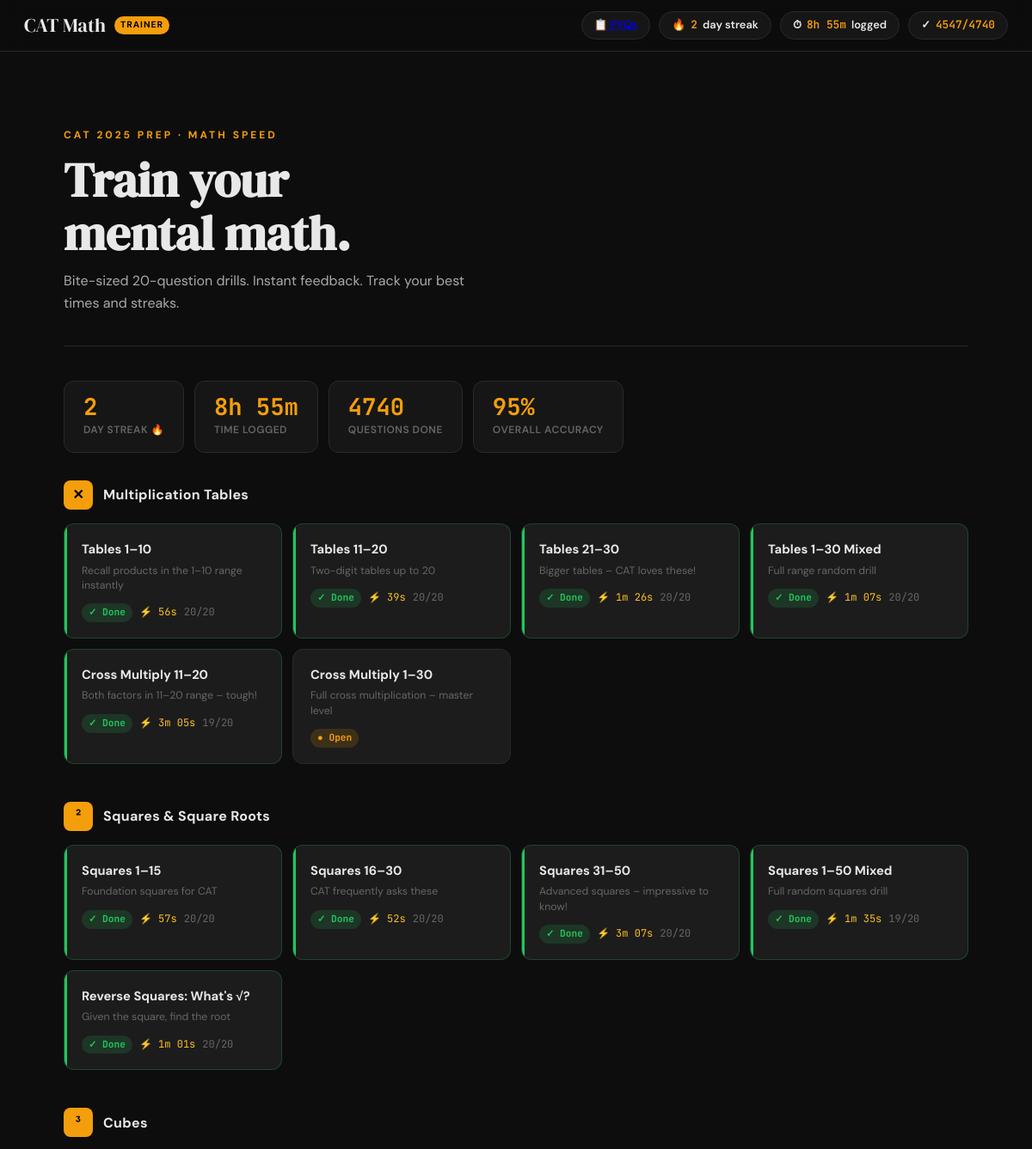
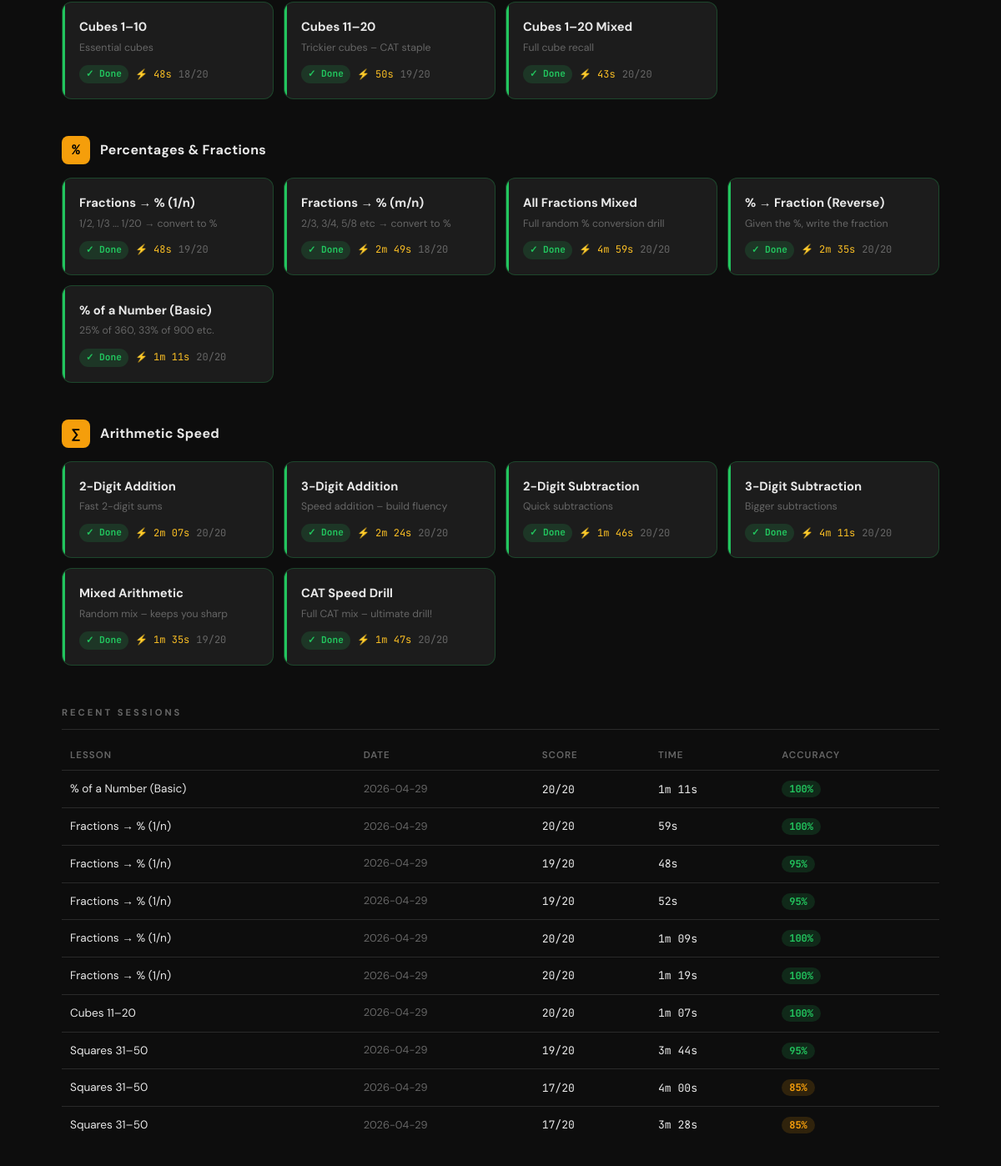
The page / on the database its author committed (2 pictures, top to bottom).
### tables this page shows
CREATE TABLE user_stats (
        id INTEGER PRIMARY KEY,
        streak INTEGER DEFAULT 0,
        last_practice TEXT,
        total_session_seconds INTEGER DEFAULT 0,
        total_questions_answered INTEGER DEFAULT 0,
        total_correct INTEGER DEFAULT 0
    );

CREATE TABLE best_times (
        lesson_id TEXT PRIMARY KEY,
        best_time_seconds INTEGER,
        best_score INTEGER,
        achieved_on TEXT
    );

CREATE TABLE history (
        id INTEGER PRIMARY KEY AUTOINCREMENT,
        lesson_id TEXT,
        lesson_name TEXT,
        date TEXT,
        score INTEGER,
        total INTEGER,
        time_seconds INTEGER,
        accuracy INTEGER
    );

### app.py (the view)
@app.route("/")
def home():
    data = get_stats()
    stats = data["stats"]
    best_times = data["best_times"]
    history = data["history"]
    completed = get_completed(best_times)
    categories = {}
    for cat in CATEGORY_ORDER:
        cat_lessons = [l for l in LESSONS if l["category"] == cat]
        for lesson in cat_lessons:
            lid = lesson["id"]
            lesson["unlocked"] = is_unlocked(lid, completed)
            lesson["best"] = best_times.get(lid)
            lesson["done"] = lid in completed
        categories[cat] = {
            "label": CATEGORY_LABELS[cat],
            "icon": CATEGORY_ICONS[cat],
            "lessons": cat_lessons
        }
    return render_template("home.html",
        stats=stats, categories=categories,
        history=history[:10], fmt_time=fmt_time, fmt_hms=fmt_hms)

### app.py (called while the page is built)
@app.before_request
def setup():
    init_db()

def get_completed(best_times):
    return {lid for lid, bt in best_times.items() if bt.get("best_score", 0) >= 15}

### db.py (called while the page is built)
def conn():
    c = sqlite3.connect(DB)
    c.row_factory = sqlite3.Row
    return c

def get_stats():
    c = conn()
    cur = c.cursor()
    cur.execute("SELECT * FROM user_stats WHERE id=1")
    stats = dict(cur.fetchone())
    cur.execute("SELECT * FROM best_times")
    best_times = {r["lesson_id"]: dict(r) for r in cur.fetchall()}
    cur.execute("SELECT * FROM history ORDER BY id DESC LIMIT 20")
    history = [dict(r) for r in cur.fetchall()]
    c.close()
    return {"stats": stats, "best_times": best_times, "history": history}

def fmt_time(s):
    if s is None:
        return "—"
    m, sec = divmod(int(s), 60)
    return f"{m}m {sec:02d}s" if m else f"{sec}s"

def fmt_hms(s):
    s = int(s or 0)
    h, rem = divmod(s, 3600)
    m, sec = divmod(rem, 60)
    if h:
        return f"{h}h {m}m"
    elif m:
        return f"{m}m {sec}s"
    return f"{sec}s"

### questions.py (called while the page is built)
def is_unlocked(lesson_id, completed_lessons):
    lesson = LESSON_MAP.get(lesson_id)
    if not lesson:
        return False
    if lesson["unlock"] is None:
        return True
    return lesson["unlock"] in completed_lessons

### templates/home.html (shortened to what this page needs)
<!DOCTYPE html>
<html lang="en">
<head>
  <link rel="stylesheet" href="{{ url_for('static', filename='style.css') }}">
</head>
<body>
<nav class="nav">
  <a class="nav-logo" href="/">
    CAT Math
    <span class="logo-badge">Trainer</span>
  </a>
  <div class="nav-chips">
    <a href="{{ url_for('pyqs') }}" class="nav-chip">
      📋 PYQs
    </a>
    <div class="nav-chip">
      🔥 <span class="val">{{ stats.streak }}</span> day streak
    </div>
    <div class="nav-chip">
      ⏱ <span class="val">{{ fmt_hms(stats.total_session_seconds) }}</span> logged
    </div>
    <div class="nav-chip">
      ✓ <span class="val">{{ stats.total_correct }}/{{ stats.total_questions_answered }}</span>
    </div>
  </div>
</nav>
<div class="page">
  <div class="hero">
    <div class="hero-tag">CAT 2025 Prep · Math Speed</div>
    <h1>Train your<br>mental math.</h1>
    <p>Bite-sized 20-question drills. Instant feedback. Track your best times and streaks.</p>
  </div>
  <div class="stat-row">
    <div class="stat-box">
      <div class="sb-val">{{ stats.streak }}</div>
      <div class="sb-label">Day Streak 🔥</div>
    </div>
    <div class="stat-box">
      <div class="sb-val">{{ fmt_hms(stats.total_session_seconds) }}</div>
      <div class="sb-label">Time Logged</div>
    </div>
    <div class="stat-box">
      <div class="sb-val">{{ stats.total_questions_answered }}</div>
      <div class="sb-label">Questions Done</div>
    </div>
    <div class="stat-box">
      <div class="sb-val">
        {% if stats.total_questions_answered > 0 %}
          {{ (stats.total_correct / stats.total_questions_answered * 100) | int }}%
        {% else %}—{% endif %}
      </div>
      <div class="sb-label">Overall Accuracy</div>
    </div>
  </div>
  {% for cat_id in categories %}
  {% set cat = categories[cat_id] %}
  <div class="cat-section">
    <div class="cat-header">
      <div class="cat-icon">{{ cat.icon }}</div>
      <div class="cat-label">{{ cat.label }}</div>
    </div>
    <div class="lesson-grid">
      {% for lesson in cat.lessons %}
      <a href="{% if lesson.unlocked %}{{ url_for('lesson', lesson_id=lesson.id) }}{% else %}#{% endif %}"
         class="lesson-card {% if lesson.done %}done{% elif not lesson.unlocked %}locked{% endif %}">
        <div class="lc-name">{{ lesson.name }}</div>
        <div class="lc-desc">{{ lesson.description }}</div>
        <div class="lc-meta">
          {% if lesson.done %}
          <span class="lc-badge badge-done">✓ Done</span>
          {% elif lesson.unlocked %}
          <span class="lc-badge badge-new">● Open</span>
          {% else %}
          <span class="lc-badge badge-lock">🔒 Locked</span>
          {% endif %}
          {% if lesson.best %}
          <span class="lc-best">⚡ {{ fmt_time(lesson.best.best_time_seconds) }}</span>
          <span style="color:var(--muted);">{{ lesson.best.best_score }}/20</span>
          {% endif %}
        </div>
      </a>
      {% endfor %}
    </div>
  </div>
  {% endfor %}
  {% if history %}
  <div class="section-head">Recent Sessions</div>
  <table class="hist-table">
    <thead>
      <tr>
        <th>Lesson</th>
        <th>Date</th>
        <th>Score</th>
        <th>Time</th>
        <th>Accuracy</th>
      </tr>
    </thead>
    <tbody>
      {% for h in history %}
      <tr>
        <td>{{ h.lesson_name }}</td>
        <td style="color:var(--muted); font-size:0.8rem;">{{ h.date }}</td>
        <td>{{ h.score }}/{{ h.total }}</td>
        <td>{{ fmt_time(h.time_seconds) }}</td>
        <td>
          {% if h.accuracy >= 90 %}
          <span class="acc-pill acc-great">{{ h.accuracy }}%</span>
          {% elif h.accuracy >= 65 %}
          <span class="acc-pill acc-ok">{{ h.accuracy }}%</span>
          {% else %}
          <span class="acc-pill acc-poor">{{ h.accuracy }}%</span>
          {% endif %}
        </td>
      </tr>
      {% endfor %}
    </tbody>
  </table>
  {% endif %}
</div>
</body>
</html>

### rows shown on the page
user_stats: streak "2", total_session_seconds "8h 55m", total_correct "4547", total_questions_answered "4740", total_correct+total_questions_answered "95"
best_times: best_time_seconds "56s", best.best_score "20"
best_times: best_time_seconds "39s", best.best_score "20"
best_times: best_time_seconds "1m 26s", best.best_score "20"
best_times: best_time_seconds "1m 07s", best.best_score "20"
best_times: best_time_seconds "3m 05s", best.best_score "19"
best_times: best_time_seconds "57s", best.best_score "20"
best_times: best_time_seconds "52s", best.best_score "20"
best_times: best_time_seconds "3m 07s", best.best_score "20"
best_times: best_time_seconds "1m 35s", best.best_score "19"
best_times: best_time_seconds "1m 01s", best.best_score "20"
best_times: best_time_seconds "48s", best.best_score "18"
best_times: best_time_seconds "50s", best.best_score "19"
best_times: best_time_seconds "43s", best.best_score "20"
best_times: best_time_seconds "48s", best.best_score "19"
best_times: best_time_seconds "2m 49s", best.best_score "18"
best_times: best_time_seconds "4m 59s", best.best_score "20"
best_times: best_time_seconds "2m 35s", best.best_score "20"
best_times: best_time_seconds "1m 11s", best.best_score "20"
best_times: best_time_seconds "2m 07s", best.best_score "20"
best_times: best_time_seconds "2m 24s", best.best_score "20"
best_times: best_time_seconds "1m 46s", best.best_score "20"
best_times: best_time_seconds "4m 11s", best.best_score "20"
best_times: best_time_seconds "1m 35s", best.best_score "19"
best_times: best_time_seconds "1m 47s", best.best_score "20"
history: lesson_name "% of a Number (Basic)", date "2026-04-29", score "20", total "20", time_seconds "1m 11s", accuracy "100"
history: lesson_name "Fractions → % (1/n)", date "2026-04-29", score "20", total "20", time_seconds "59s", accuracy "100"
history: lesson_name "Fractions → % (1/n)", date "2026-04-29", score "19", total "20", time_seconds "48s", accuracy "95"
history: lesson_name "Fractions → % (1/n)", date "2026-04-29", score "19", total "20", time_seconds "52s", accuracy "95"
history: lesson_name "Fractions → % (1/n)", date "2026-04-29", score "20", total "20", time_seconds "1m 09s", accuracy "100"
history: lesson_name "Fractions → % (1/n)", date "2026-04-29", score "20", total "20", time_seconds "1m 19s", accuracy "100"
history: lesson_name "Cubes 11–20", date "2026-04-29", score "20", total "20", time_seconds "1m 07s", accuracy "100"
history: lesson_name "Squares 31–50", date "2026-04-29", score "19", total "20", time_seconds "3m 44s", accuracy "95"
history: lesson_name "Squares 31–50", date "2026-04-29", score "17", total "20", time_seconds "4m 00s", accuracy "85"
history: lesson_name "Squares 31–50", date "2026-04-29", score "17", total "20", time_seconds "3m 28s", accuracy "85"

### other values the page prints
{{ cat.icon }} "✕" "²" "³" "%" "∑"
{{ cat.label }} "Multiplication Tables" "Squares & Square Roots" "Cubes" "Percentages & Fractions" "Arithmetic Speed"
{{ lesson.name }} "Tables 1–10" "Tables 11–20" "Tables 21–30" "Tables 1–30 Mixed" "Cross Multiply 11–20" "Cross Multiply 1–30" "Squares 1–15" "Squares 16–30" "Squares 31–50" "Squares 1–50 Mixed" "Reverse Squares: What's √?" "Cubes 1–10" "Cubes 11–20" "Cubes 1–20 Mixed" "Fractions → % (1/n)" "Fractions → % (m/n)" "All Fractions Mixed" "% → Fraction (Reverse)" "% of a Number (Basic)" "2-Digit Addition" "3-Digit Addition" "2-Digit Subtraction" "3-Digit Subtraction" "Mixed Arithmetic" "CAT Speed Drill"
{{ lesson.description }} "Recall products in the 1–10 range instantly" "Two-digit tables up to 20" "Bigger tables – CAT loves these!" "Full range random drill" "Both factors in 11–20 range – tough!" "Full cross multiplication – master level" "Foundation squares for CAT" "CAT frequently asks these" "Advanced squares – impressive to know!" "Full random squares drill" "Given the square, find the root" "Essential cubes" "Trickier cubes – CAT staple" "Full cube recall" "1/2, 1/3 ... 1/20 → convert to %" "2/3, 3/4, 5/8 etc → convert to %" "Full random % conversion drill" "Given the %, write the fraction" "25% of 360, 33% of 900 etc." "Fast 2-digit sums" "Speed addition – build fluency" "Quick subtractions" "Bigger subtractions" "Random mix – keeps you sharp" "Full CAT mix – ultimate drill!"
